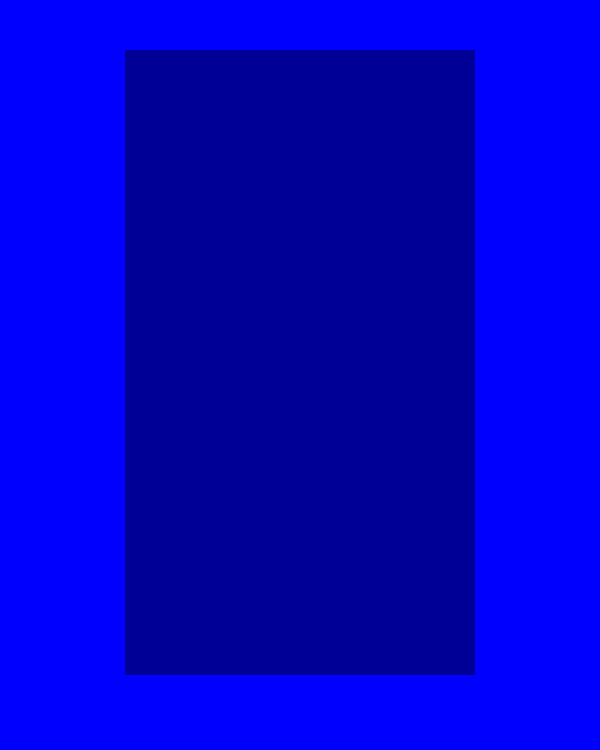
Frame 1 (no input)
Frame 60 (the mouse pressed at the canvas centre just before this capture): identical to frame 1, image omitted
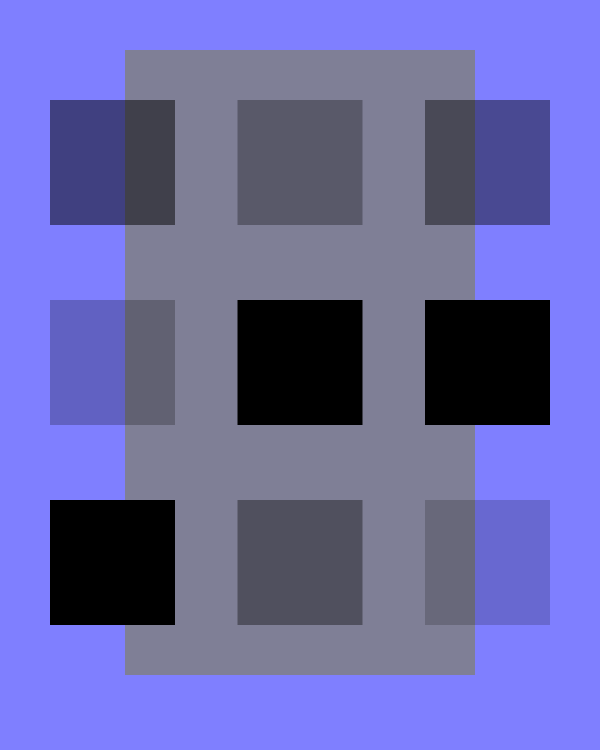
Frame 120 (the mouse held since frame 60 and released just before this capture)

The Processing sketch that drew these frames (run headless with seeded random() and noise(); from frame 60 on, the mouse is pressed at the canvas centre):

// Processing sketch: manon_duethe
// ── manon_duethe.pde
void setup(){
 size(600,750);  
}



void draw(){
  background(map(mouseY,0,750,0,255),map(mouseX,0,600,0,255),900);
  noStroke();


 
  fill(map(mouseX,0,600,0,255),map(mouseY,0,750,0,255),150);
  rect(125,50,350,625);
  
  
  
  
  fill(0, map(mouseX,0,600,0,255));
  rect(50,100,125,125);
  
  fill(0, map(mouseY,0,1550,0,255));
  rect(50,300,125,125);
  
  fill(0, map(mouseX,0,200,0,255));
  rect(50,500,125,125); 
  
  
  
  
  
  
    fill(0, map(mouseX,0,1000,0,255));
  rect(237.5,100,125,125);
  
  fill(0, map(mouseY,0,250,0,255));
  rect(237.5,300,125,125);
  
  fill(0, map(mouseX,0,800,0,255));
  rect(237.5,500,125,125); 
  
  
  
  
  
  
  
    fill(0, map(mouseX,0,700,0,255));
  rect(475-50,100,125,125);
  
  fill(0, map(mouseY,0,50,0,255));
  rect(475-50,300,125,125);
  
  fill(0, map(mouseX,0,1600,0,255));
  rect(475-50,500,125,125); 
  
  }
